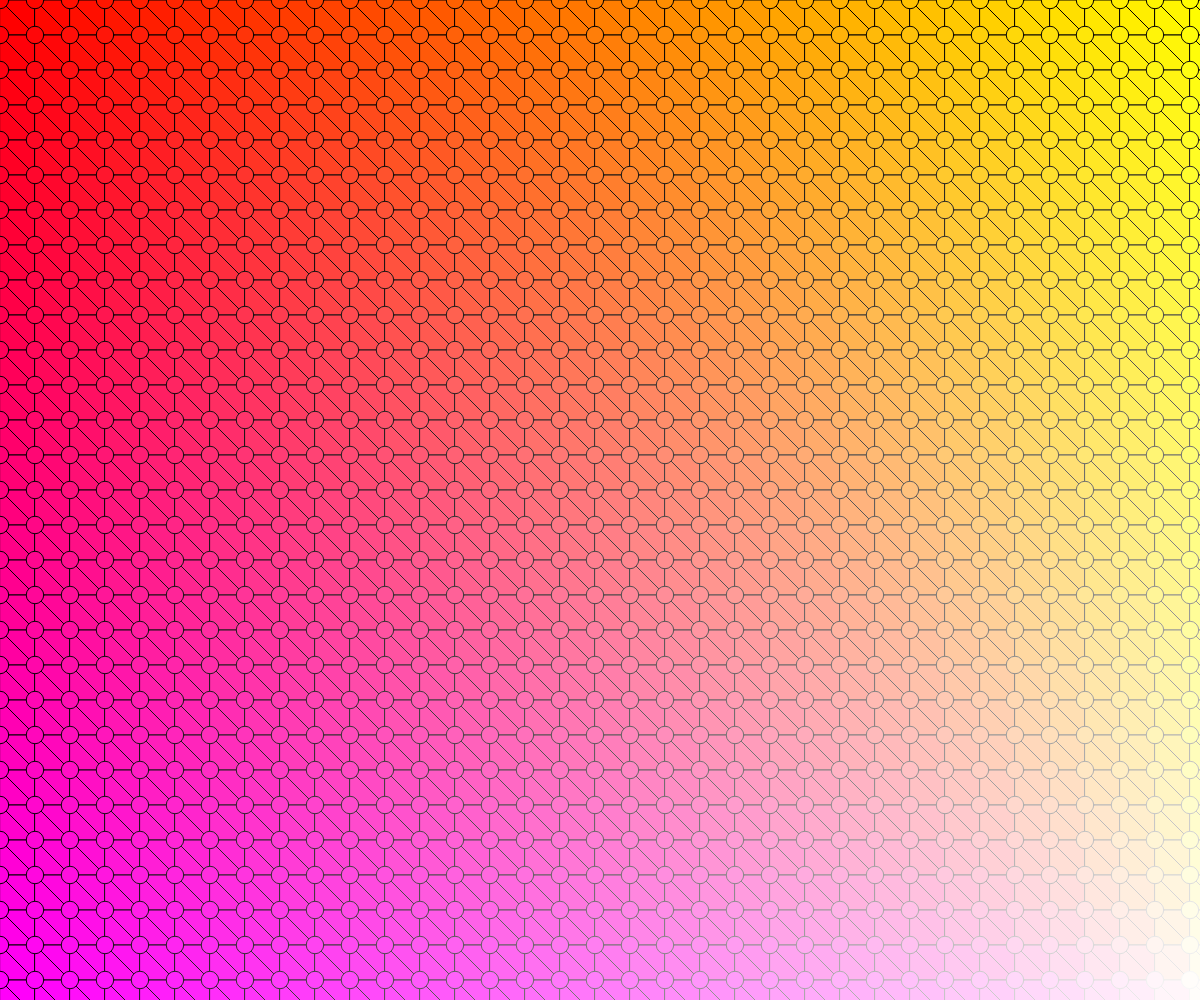
Frame 1 (no input)
Frame 60 (no input): identical to frame 1, image omitted
Frame 120 (the mouse pressed at the canvas centre since frame 60): identical to frame 1, image omitted

The p5.js sketch that drew this single still picture (run headless with seeded random() and noise() and a simulated clock; from frame 60 on, the mouse is pressed at the canvas centre):

// p5.js sketch
// ── sketch.js
function setup(){
	createCanvas(windowWidth,windowHeight);
}

function draw(){
	background(0);
	
	var size = 35;
	var rows = width/size;
	var cols = height/size;
	beginShape(TRIANGLES);
	for (var i = 0; i < rows; i++) {
		for (var j = 0; j < cols; j++) {
			fill(255, map(i,0,rows,0,255), map(j,0,cols,0,255));
			stroke(map(i*j,0,rows*cols,0,255));
			rect(i* size, j*size,size, size);
			triangle(i* size, j*size, (i+1)*size,(j+1)*size, 0);
			ellipse(i* size, j*size, size/2, size/2);
		}
	}
	endShape();
}
